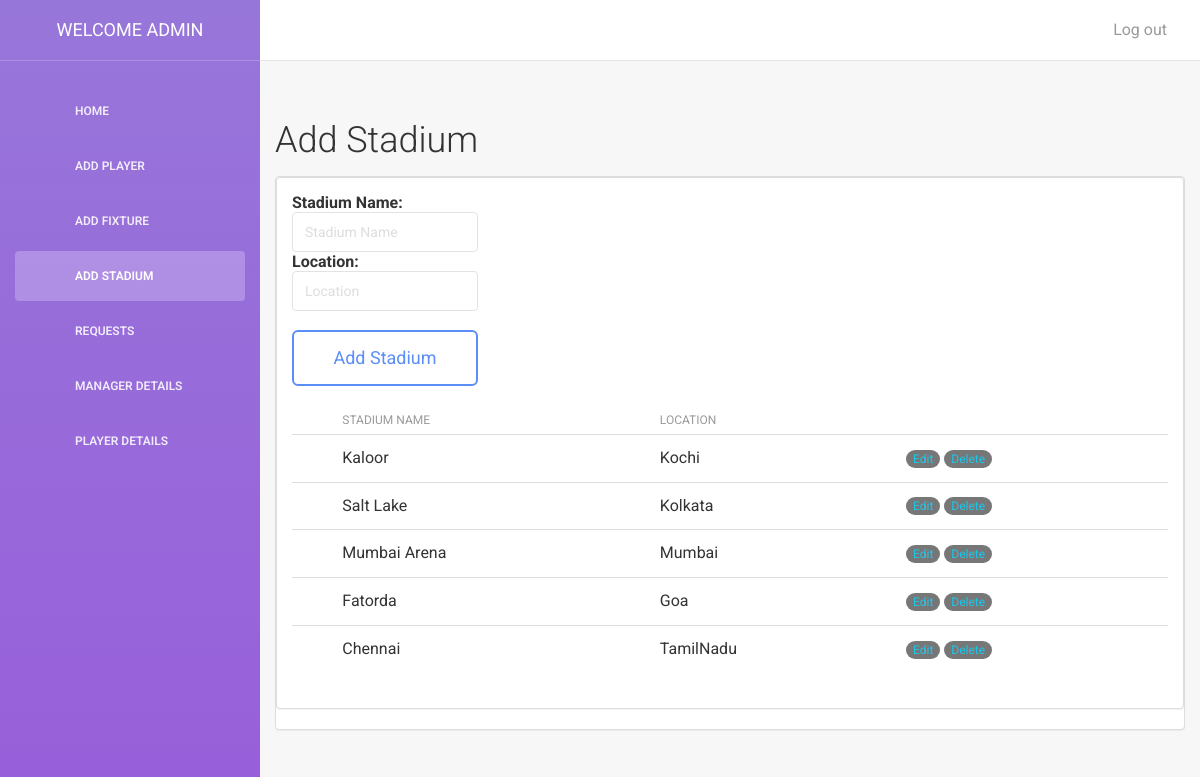
Page /admin/stadium.php on the committed database.
### tables this page shows
CREATE TABLE IF NOT EXISTS `tbl_stadium` (
  `st_id` int(6) NOT NULL AUTO_INCREMENT,
  `st_name` varchar(30) NOT NULL,
  `city` varchar(30) NOT NULL,
  PRIMARY KEY (`st_id`)
);

### admin/stadium.php (the view, shortened to what this page needs)
<?php
include("Connection.php");
if(!$con)
{
die("this is due to connection error".mysqli_connect_error($con));
}
else
{
 $selectquery="select * from tbl_stadium";
       $result=mysqli_query($con,$selectquery);
       if(!$result)
      {
            die("invalid query".mysqli_error($con));
       }
      else
     {
?>
<html>
<html lang="en">
<head>
    <link href="assets/css/bootstrap.min.css" rel="stylesheet" />
    <link href="assets/css/animate.min.css" rel="stylesheet"/>
    <link href="assets/css/light-bootstrap-dashboard.css?v=1.4.0" rel="stylesheet"/>
    <link href="assets/css/demo.css" rel="stylesheet" />
    <link href="http://maxcdn.bootstrapcdn.com/font-awesome/4.2.0/css/font-awesome.min.css" rel="stylesheet">
    <link href="file:///C|/wamp64/www/Football Club/admin/assets/css/pe-icon-7-stroke.css" rel="stylesheet" />
</head>
<body>
<div class="wrapper">
    <div class="sidebar" data-color="purple" data-image="assets/img/sidebar-5.jpg">
     <div class="sidebar-wrapper">
            <div class="logo">
                <a href="http://www.creative-tim.com" class="simple-text">
                    WELCOME ADMIN
                </a>
            </div>
            <ul class="nav">
                <li >
                    <a href="dashboard.php">
                        <p>Home</p>
                    </a>
                </li>
                <li>
                    <a href="addplayer.php">
                        <p>Add Player</p>
                    </a>
                </li>
                <li>
                    <a href="addfixture.php">
                        <p>Add Fixture</p>
                    </a>
                </li>
                <li class="active">
                    <a href="stadium.php">
                        <p>Add Stadium </p>
                    </a>
                </li>
                <li>
                    <a href="home.php">
                        <p>Requests </p>
                    </a>
                </li>
                  <li>
                    <a href="viewmanager.php">
                        <p>Manager Details </p>
                    </a>
                </li>
                <li>
                    <a href="viewplayer.php">
                        <p>Player Details </p>
                    </a>
                </li>
            </ul>
      </div>
    </div>
    <div class="main-panel">
        <nav class="navbar navbar-default navbar-fixed">
            <div class="container-fluid">
                <div class="navbar-header">
                    <a class="navbar-brand"></a>
                </div>
                <div class="collapse navbar-collapse">
                    <ul class="nav navbar-nav navbar-right">
                        <li>
                            <a href="login.php">
                                <p>Log out</p>
                            </a>
                        </li>
                    </ul>
                </div>
            </div>
        </nav>
 <div class="content">
            <div class="container-fluid">
                <div class="row">
  <div class ="rightcolumn">
  <h2>Add Stadium</h2>
        <div class="panel panel-default">
          <div class="panel panel-default"><div class="panel-body">
            <form role="form1" action="#" method="POST">
            <fieldset>
<table>
              <tr><td>
             <strong>Stadium Name:</strong> <input name="st_name" type="text" id="st_name" class="form-control" placeholder="Stadium Name" required autofocus>
                </td></tr>
               <tr><td>
             <strong>Location:</strong> <input name="city" type="text" id="city" class="form-control" placeholder="Location" required autofocus>
              </td></tr>
              <tr><td>
                 <br>
              <button name="btnsave" class="btn btn-lg btn-primary btn-block" id="btnsave" type="submit">Add Stadium</button>
</td></tr></table></fieldset>
</form>
<table class="table ">
                   <thead>
                     <tr>
                        <th class="serial"></th>
                        <th>Stadium Name</th>
                        <th>Location</th>
                     </tr>
                   </thead>
                   <tbody>
                    <?php
                         if(mysqli_num_rows($result) > 0)
           {
    while($row=mysqli_fetch_array($result))
    {
     ?>
       <td class="serial"></td>
     <td><?php echo $row['st_name']." "; ?></td>
        <td><?php echo $row['city']." "; ?></td>
      <td>
      <?php
      echo "<span class='badge badge-edit'><a href='editstadium.php?st_id=".$row['st_id']."'>Edit</a></span>&nbsp;";
     echo "<span class='badge badge-delete'><a href='?type=delete&st_id=".$row['st_id']."'>Delete</a></span>";
     ?>
   </td>
              <?php
                    }
                    } else
            {
                    ?>
                    <tr><td> NO  RECORD </td></tr>
                    <?php
                     }
                     }
}
                    ?>
                   </tbody>
                 </table>
</body>
</html>

### rows in the picture
tbl_stadium: st_name "Kaloor", city "Kochi"
tbl_stadium: st_name "Salt Lake", city "Kolkata"
tbl_stadium: st_name "Mumbai Arena", city "Mumbai"
tbl_stadium: st_name "Fatorda", city "Goa"
tbl_stadium: st_name "Chennai", city "TamilNadu"
